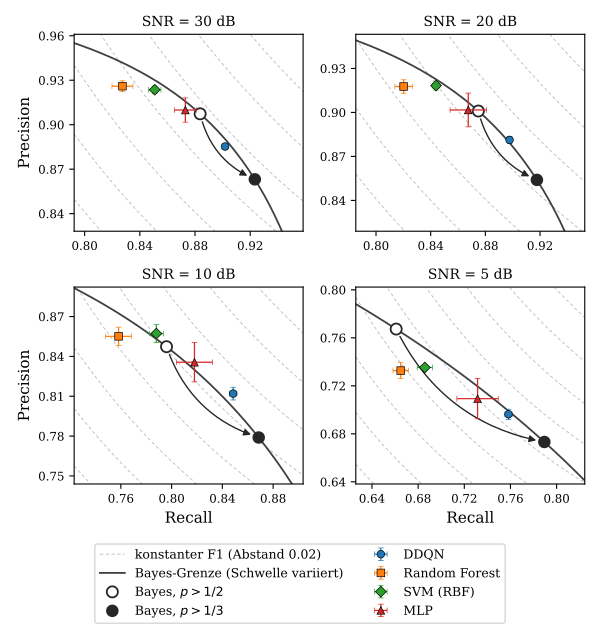

This figure's Python source:
"""Precision-Recall-Ebene je SNR-Stufe: Bayes-Grenze, Bayes-Arbeitspunkte (p>1/2, p>1/3) und gemessene Modelle.

Bayes-Referenz in geschlossener Form: Beide Klassen haben die Kovarianz diag(sigma^2 + sigma_n,j^2), das
Log-Likelihood-Verhältnis ist daher linear in y und klassenbedingt normalverteilt,
    LLR | DDoS ~ N(+D^2/2, D^2),   LLR | Normal ~ N(-D^2/2, D^2),
mit D^2 = sum_j dmu_j^2 / (sigma^2 + sigma_n,j^2). Die Posterior-Schwelle p > t entspricht
    LLR > tau(t) = ln(t/(1-t)) - ln(pi/(1-pi)).
Daraus folgen Recall = Q((tau - D^2/2)/D), FPR = Q((tau + D^2/2)/D) und
Precision = pi*R / (pi*R + (1-pi)*FPR). Variiert man t, entsteht die Bayes-PR-Kurve.

Eingaben: evaluation_results.csv (DDQN), baseline_results.csv (RF/SVM/MLP), Generatorparameter aus train_eval.py.
Ausgabe: pr_ebene_plot.pdf
"""

import csv
from pathlib import Path

import matplotlib

matplotlib.use("Agg")
import matplotlib.pyplot as plt
from matplotlib.ticker import FormatStrFormatter, MaxNLocator
import numpy as np
from scipy.stats import norm

from train_eval import ATTACK_PROB, MU_ATTACK, MU_NORMAL, SIGMA, SIGNAL_POWER, SNR_LEVELS_DB

HERE = Path(__file__).parent
PI = float(ATTACK_PROB)

plt.rcParams.update({
    "font.family": "serif", "font.size": 10, "axes.labelsize": 11, "legend.fontsize": 9,
    "pdf.fonttype": 42, "ps.fonttype": 42,
})


# ---------------------------------------------------------------- Bayes-Referenz
def mahalanobis_sq(snr_db: float) -> float:
    var = float(SIGMA) ** 2 + SIGNAL_POWER.astype(np.float64) / 10.0 ** (snr_db / 10.0)
    dmu = (MU_ATTACK - MU_NORMAL).astype(np.float64)
    return float(np.sum(dmu**2 / var))


def bayes_point(snr_db: float, t):
    """Precision, Recall, F1 des Bayes-Klassifikators mit Posterior-Schwelle t (Skalar oder Array)."""
    d2 = mahalanobis_sq(snr_db)
    d = np.sqrt(d2)
    tau = np.log(t / (1 - t)) - np.log(PI / (1 - PI))
    rec = norm.sf((tau - d2 / 2) / d)
    fpr = norm.sf((tau + d2 / 2) / d)
    prec = PI * rec / (PI * rec + (1 - PI) * fpr)
    f1 = 2 * prec * rec / (prec + rec)
    return prec, rec, f1


# ---------------------------------------------------------------- Messwerte
def load(path, model=None):
    """-> {stat: {snr: {metric: wert}}}; stat in {'mean','std'} (wie generate_plot.py)."""
    out = {"mean": {}, "std": {}}
    with open(path, newline="", encoding="utf-8") as fh:
        for r in csv.DictReader(fh):
            if r["seed"] in out and (model is None or r.get("model") == model):
                out[r["seed"]][int(r["snr_db"])] = {k: float(r[k]) for k in ("precision", "recall", "f1")}
    return out


MODELS = [("DDQN", load(HERE / "evaluation_results.csv"))] + [
    (lbl, load(HERE / "baseline_results.csv", key))
    for lbl, key in (("Random Forest", "RandomForest"), ("SVM (RBF)", "SVM_RBF"), ("MLP", "MLP"))]
STYLE = {"DDQN": ("o", "C0"), "Random Forest": ("s", "C1"), "SVM (RBF)": ("D", "C2"), "MLP": ("^", "C3")}

# ---------------------------------------------------------------- Konsolenprotokoll (Datenmapping)
print(f"pi = {PI}, sigma = {float(SIGMA)}")
print(f"{'SNR':>4} {'D^2':>7} | {'Bayes p>1/2 (P/R/F1)':>24} | {'Bayes p>1/3 (P/R/F1)':>24}")
for snr in SNR_LEVELS_DB:
    p2, r2, f2 = bayes_point(snr, 0.5)
    p3, r3, f3 = bayes_point(snr, 1 / 3)
    print(f"{snr:>4} {mahalanobis_sq(snr):7.3f} | {p2:.4f} {r2:.4f} {f2:.4f} | {p3:.4f} {r3:.4f} {f3:.4f}")
print(f"{'SNR':>4} {'Modell':<14} {'P (mean±std)':>16} {'R (mean±std)':>16}")
for snr in SNR_LEVELS_DB:
    for lbl, d in MODELS:
        m, s = d["mean"][snr], d["std"][snr]
        print(f"{snr:>4} {lbl:<14} {m['precision']:.4f}±{s['precision']:.4f} {m['recall']:.4f}±{s['recall']:.4f}")

# ---------------------------------------------------------------- Abbildung
t_grid = np.linspace(0.01, 0.99, 981)
fig, axes = plt.subplots(2, 2, figsize=(6.0, 6.3))
for ax, snr in zip(axes.flat, SNR_LEVELS_DB):
    pts = [(d["mean"][snr]["recall"], d["mean"][snr]["precision"]) for _, d in MODELS]
    pb2, rb2, _ = bayes_point(snr, 0.5)
    pb3, rb3, _ = bayes_point(snr, 1 / 3)
    xs = [p[0] for p in pts] + [rb2, rb3]
    ys = [p[1] for p in pts] + [pb2, pb3]
    pad = 0.035
    xlim = (min(xs) - pad, max(xs) + pad)
    ylim = (min(ys) - pad, max(ys) + pad)

    # Iso-F1-Linien als Orientierung
    rr = np.linspace(*xlim, 200)
    for f in np.arange(0.60, 0.96, 0.02):
        with np.errstate(divide="ignore", invalid="ignore"):
            pp = f * rr / (2 * rr - f)
        ok = (2 * rr > f) & (pp > 0)
        ax.plot(rr[ok], pp[ok], color="0.72", lw=0.6, ls=(0, (4, 3)), zorder=0,
                label="konstanter F1 (Abstand 0.02)" if abs(f - 0.60) < 1e-9 else None)

    pc, rc, _ = bayes_point(snr, t_grid)
    ax.plot(rc, pc, color="0.25", lw=1.3, zorder=1, label="Bayes-Grenze (Schwelle variiert)")
    ax.plot(rb2, pb2, ls="none", marker="o", ms=8, mfc="white", mec="0.15", mew=1.3, zorder=2,
            label="Bayes, $p>1/2$")
    ax.plot(rb3, pb3, ls="none", marker="o", ms=8, mfc="0.15", mec="0.15", zorder=2, label="Bayes, $p>1/3$")
    ax.annotate("", xy=(rb3, pb3), xytext=(rb2, pb2), zorder=2,
                arrowprops=dict(arrowstyle="-|>", color="0.15", lw=1.0, shrinkA=6, shrinkB=6,
                                connectionstyle="arc3,rad=0.25"))

    for lbl, d in MODELS:
        m, s = d["mean"][snr], d["std"][snr]
        mk, col = STYLE[lbl]
        ax.errorbar(m["recall"], m["precision"], xerr=s["recall"], yerr=s["precision"], ls="none", marker=mk,
                    ms=5.5, color=col, mec="black", mew=0.5, capsize=2, lw=0.9, zorder=3, label=lbl)

    ax.set_xlim(xlim)
    ax.set_ylim(ylim)
    ax.set_title(f"SNR = {snr} dB", fontsize=10)
    ax.tick_params(labelsize=8.5)
    for axis in (ax.xaxis, ax.yaxis):
        axis.set_major_locator(MaxNLocator(5))
        axis.set_major_formatter(FormatStrFormatter("%.2f"))

for ax in axes[1]:
    ax.set_xlabel("Recall")
for ax in axes[:, 0]:
    ax.set_ylabel("Precision")

handles, labels = axes.flat[0].get_legend_handles_labels()
fig.legend(handles, labels, loc="lower center", ncol=2, frameon=True, bbox_to_anchor=(0.5, 0.0))
fig.tight_layout(rect=(0, 0.14, 1, 1))
fig.savefig(HERE / "pr_ebene_plot.pdf", format="pdf")
plt.close(fig)
print("Gespeichert: pr_ebene_plot.pdf")
